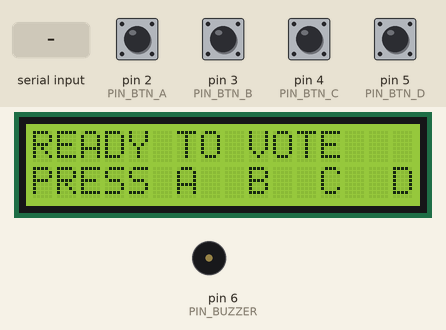
The sketch below on a simulated Arduino Mega 2560, built with avr-gcc and run on an emulated ATmega2560. On the bench: 16×2 character LCD, buzzer (waves = sounding). Inputs (shaded band) come from the test bench; at power-on: pin 2 (PIN_BTN_A), pin 3 (PIN_BTN_B), pin 4 (PIN_BTN_C), pin 5 (PIN_BTN_D) HIGH. What the sketch prints to the serial monitor is not drawn.

Above: at 2.9 s.
3.0 s: pin 2 (PIN_BTN_A) pulled LOW for 0.15 s
At 5.4 s:
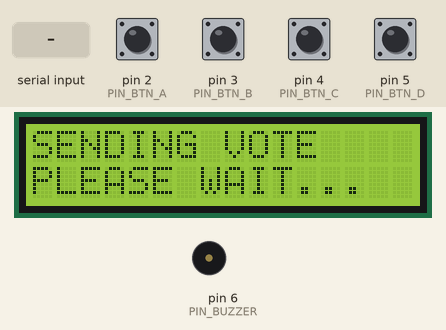
5.7 s: "SUCCESS\n" received over the second serial link
At 7.0 s:
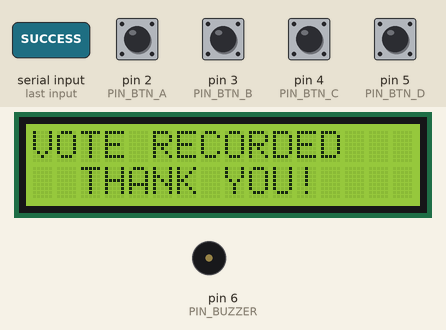
8.7 s: pin 3 (PIN_BTN_B) pulled LOW for 1 s
At 9.7 s:
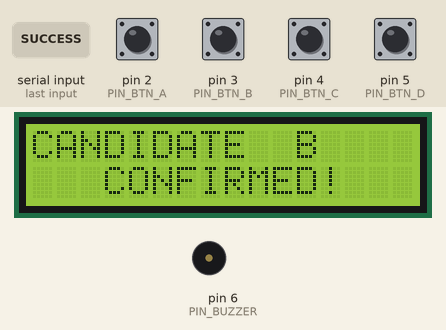
12.2 s: "DUPLICATE\n" received over the second serial link
At 13.3 s:
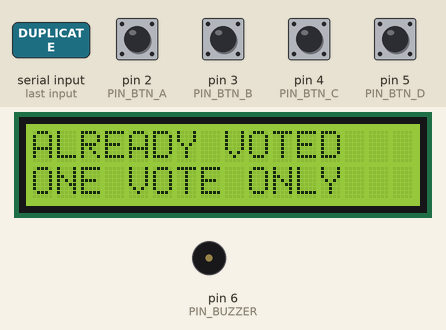
15.2 s: pin 4 (PIN_BTN_C) pulled LOW for 1 s
At 16.7 s:
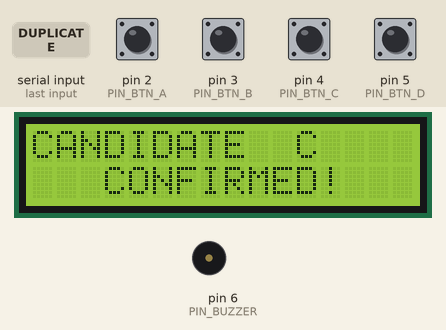
18.7 s: "BUSY\n" received over the second serial link
At 20.5 s:
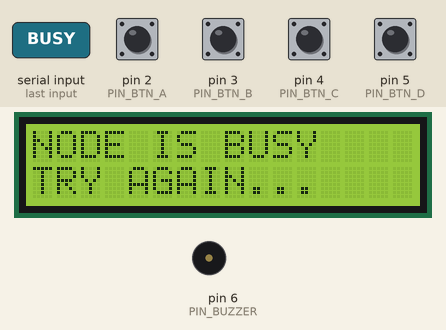
Timing chart, 0 to 22.0 s (numbered marks = the images above; inputs shaded):
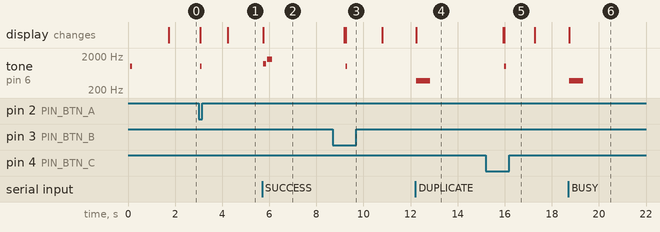

The sketch:

mega_voting_machine.ino
```cpp
/*
 ============================================================
  BLOCKCHAIN VOTING MACHINE — ARDUINO MEGA 2560
  File   : mega_voting_machine.ino
  Board  : Arduino Mega 2560  (Tools > Board > Arduino Mega)
  Author : Pavan Reddy
 ============================================================

  WHAT THIS CODE DOES
  -------------------
  1. Shows "READY TO VOTE / PRESS A B C D" on a 16×2 I2C LCD.
  2. Waits for one of 4 candidate buttons to be pressed.
  3. Confirms the selection on the LCD and beeps.
  4. Sends   "VOTE:A"  (or B / C / D)  to the ESP32 over Serial1.
  5. Waits up to 15 seconds for a reply:
       SUCCESS   → "VOTE RECORDED / THANK YOU!"
       DUPLICATE → "ALREADY VOTED / ONE VOTE ONLY"
       BUSY      → "NODE IS BUSY  / TRY AGAIN…"
       FAIL      → "SEND FAILED!  / TRY AGAIN"
       (none)    → "NO RESPONSE!  / TRY AGAIN"
  6. Returns to ready state after 3 s.

  HARDWARE CONNECTIONS
  --------------------
  Component            Mega pin
  ─────────────────────────────────────────────────────────
  Button A (to GND)    Digital  2
  Button B (to GND)    Digital  3
  Button C (to GND)    Digital  4
  Button D (to GND)    Digital  5
  Buzzer  +            Digital  6
  Buzzer  –            GND

  I2C LCD 16×2
    VCC                5V
    GND                GND
    SDA                Pin 20 (Mega hardware I2C SDA)
    SCL                Pin 21 (Mega hardware I2C SCL)
    Default address    0x27  (try 0x3F if LCD stays blank)

  ESP32 DevKit V1 ↔ Mega  (Serial1 UART)
    Mega pin 18  (TX1) → ESP32 GPIO16 (RX2)  ← use 1kΩ/2kΩ voltage divider
    Mega pin 19  (RX1) ← ESP32 GPIO17 (TX2)  ← direct (3.3 V is safe)
    Mega GND           — ESP32 GND            (shared ground is mandatory)

  NOTE: Mega TX1 is 5 V logic; ESP32 RX is 3.3 V logic.
        Voltage divider: Mega TX → 1kΩ → junction → ESP32 RX
                                              ↓
                                            2kΩ → GND

  LIBRARIES NEEDED  (Arduino IDE → Sketch → Include Library → Manage Libraries)
    • LiquidCrystal_I2C  by Frank de Brabander
    • Wire  (built-in)
 ============================================================
*/

#include <Wire.h>
#include <LiquidCrystal_I2C.h>

// ── Pin definitions ──────────────────────────────────────────
#define PIN_BTN_A      2
#define PIN_BTN_B      3
#define PIN_BTN_C      4
#define PIN_BTN_D      5
#define PIN_BUZZER     6

// Serial1 TX=18 → ESP32 GPIO16, Serial1 RX=19 ← ESP32 GPIO17

// ── Timing ───────────────────────────────────────────────────
#define DEBOUNCE_MS       30
#define ESP_TIMEOUT_MS    15000    // how long to wait for ESP32 reply
#define RESULT_DISPLAY_MS  3000   // how long to show outcome on LCD

// ── LCD ───────────────────────────────────────────────────────
LiquidCrystal_I2C lcd(0x27, 16, 2);   // change 0x27 → 0x3F if blank

// ── State machine ─────────────────────────────────────────────
enum VoteState {
  STATE_READY,
  STATE_CONFIRMED,
  STATE_SENDING,
  STATE_RESULT
};

VoteState state      = STATE_READY;
uint32_t  totalVotes = 0;    // session counter (resets on power cycle)


// ════════════════════════════════════════════════════════════
//  SETUP
// ════════════════════════════════════════════════════════════
void setup() {
  // USB debug port (open Serial Monitor at 115200)
  Serial.begin(115200);

  // Serial1 = hardware UART to ESP32
  Serial1.begin(9600);

  // LCD
  lcd.init();
  lcd.backlight();

  // Buttons — no external resistors needed with INPUT_PULLUP
  pinMode(PIN_BTN_A, INPUT_PULLUP);
  pinMode(PIN_BTN_B, INPUT_PULLUP);
  pinMode(PIN_BTN_C, INPUT_PULLUP);
  pinMode(PIN_BTN_D, INPUT_PULLUP);

  // Buzzer
  pinMode(PIN_BUZZER, OUTPUT);
  digitalWrite(PIN_BUZZER, LOW);

  // Welcome
  lcdShow("BLOCKCHAIN VOTE", "  SYSTEM READY  ");
  beepShort();
  delay(1500);

  lcdShowReady();
  Serial.println(F("[Mega] Blockchain Voting Machine online."));
  Serial.println(F("[Mega] Serial commands: RESET | STATUS"));
}


// ════════════════════════════════════════════════════════════
//  MAIN LOOP
// ════════════════════════════════════════════════════════════
void loop() {
  // ── Serial Monitor admin commands ──────────────────────────
  handleSerialAdmin();

  // ── Only scan buttons when in READY state ──────────────────
  if (state != STATE_READY) return;

  if      (digitalRead(PIN_BTN_A) == LOW)  processButtonPress('A', PIN_BTN_A);
  else if (digitalRead(PIN_BTN_B) == LOW)  processButtonPress('B', PIN_BTN_B);
  else if (digitalRead(PIN_BTN_C) == LOW)  processButtonPress('C', PIN_BTN_C);
  else if (digitalRead(PIN_BTN_D) == LOW)  processButtonPress('D', PIN_BTN_D);
}


// ════════════════════════════════════════════════════════════
//  BUTTON PRESS HANDLER
// ════════════════════════════════════════════════════════════
void processButtonPress(char candidate, int pin) {
  delay(DEBOUNCE_MS);
  if (digitalRead(pin) != LOW) return;    // reject bounce

  state = STATE_CONFIRMED;

  // Step 1 — Confirm on LCD
  lcdShow("CANDIDATE  " + String(candidate), "   CONFIRMED!   ");
  beepShort();
  waitButtonRelease(pin);
  delay(1000);

  // Step 2 — Sending state
  state = STATE_SENDING;
  lcdShow("SENDING VOTE    ", "PLEASE WAIT...  ");

  // Step 3 — Send to ESP32
  String cmd = "VOTE:" + String(candidate);
  Serial1.println(cmd);
  Serial.print(F("[Mega] Sent to ESP32: ")); Serial.println(cmd);

  // Step 4 — Wait for reply
  String reply = waitSerial1Response(ESP_TIMEOUT_MS);
  Serial.print(F("[Mega] ESP32 replied: '")); Serial.print(reply); Serial.println("'");

  // Step 5 — Show result
  state = STATE_RESULT;
  showVoteResult(reply, candidate);
  delay(RESULT_DISPLAY_MS);

  // Step 6 — Return to ready
  state = STATE_READY;
  lcdShowReady();
}


// ════════════════════════════════════════════════════════════
//  SHOW VOTE RESULT
// ════════════════════════════════════════════════════════════
void showVoteResult(const String& reply, char candidate) {
  if (reply == "SUCCESS") {
    totalVotes++;
    lcdShow("VOTE RECORDED   ", "  THANK YOU!    ");
    beepSuccess();
    Serial.print(F("[Mega] Vote for ")); Serial.print(candidate);
    Serial.print(F(" recorded. Session total: ")); Serial.println(totalVotes);

  } else if (reply == "DUPLICATE") {
    lcdShow("ALREADY VOTED   ", "ONE VOTE ONLY   ");
    beepError();
    Serial.println(F("[Mega] Duplicate vote blocked by backend."));

  } else if (reply == "BUSY") {
    lcdShow("NODE IS BUSY    ", "TRY AGAIN...    ");
    beepError();
    Serial.println(F("[Mega] ESP32 node busy or WiFi down."));

  } else if (reply == "FAIL") {
    lcdShow("SEND FAILED!    ", "TRY AGAIN       ");
    beepError();
    Serial.println(F("[Mega] Backend returned an error."));

  } else {
    lcdShow("NO RESPONSE!    ", "TRY AGAIN       ");
    beepError();
    Serial.println(F("[Mega] No reply from ESP32 within timeout."));
  }
}


// ════════════════════════════════════════════════════════════
//  ADMIN SERIAL COMMANDS  (USB Serial Monitor)
// ════════════════════════════════════════════════════════════
void handleSerialAdmin() {
  if (!Serial.available()) return;

  String cmd = Serial.readStringUntil('\n');
  cmd.trim();
  cmd.toUpperCase();

  if (cmd == "RESET") {
    state      = STATE_READY;
    totalVotes = 0;
    lcdShowReady();
    Serial.println(F("[Mega] Reset OK — voting re-enabled, counter cleared."));

  } else if (cmd == "STATUS") {
    Serial.print(F("[Mega] State: ")); Serial.print((int)state);
    Serial.print(F(" | Session votes: ")); Serial.println(totalVotes);

  } else if (cmd.length() > 0) {
    Serial.println(F("[Mega] Unknown command. Use: RESET | STATUS"));
  }
}


// ════════════════════════════════════════════════════════════
//  HELPERS
// ════════════════════════════════════════════════════════════

// LCD shortcuts
void lcdShowReady() {
  lcdShow("READY TO VOTE   ", "PRESS A  B  C  D");
}

void lcdShow(String row0, String row1) {
  lcd.clear();
  lcd.setCursor(0, 0);
  lcd.print(row0.substring(0, 16));
  lcd.setCursor(0, 1);
  lcd.print(row1.substring(0, 16));
}

// Wait for Serial1 reply, return trimmed string or "" on timeout
String waitSerial1Response(unsigned long timeoutMs) {
  unsigned long start = millis();
  while (millis() - start < timeoutMs) {
    if (Serial1.available()) {
      String s = Serial1.readStringUntil('\n');
      s.trim();
      if (s.length() > 0) return s;
    }
  }
  return "";
}

// Wait until button is released (avoid repeat triggers)
void waitButtonRelease(int pin) {
  while (digitalRead(pin) == LOW) delay(10);
  delay(50);
}

// ── Buzzer patterns ──────────────────────────────────────────
void beepShort() {
  tone(PIN_BUZZER, 1000, 80);
  delay(100);
}

void beepSuccess() {
  tone(PIN_BUZZER, 1200, 120); delay(180);
  tone(PIN_BUZZER, 1600, 200); delay(220);
}

void beepError() {
  tone(PIN_BUZZER, 380, 600);
  delay(650);
}
```

Measured:
- after the input at 3.0 s, tone on pin 6 (PIN_BUZZER): silent → 1000 Hz after 0.06 s, → silent 0.08 s later; the display: first changes after 0.06 s (image 1 shows a later state)
- after the input at 5.7 s, tone on pin 6 (PIN_BUZZER): silent → 1200 Hz at once, → silent 0.12 s later, → 1600 Hz 0.06 s later, → silent 0.20 s later; the display: changes at once (image 2)
- after the input at 8.7 s, tone on pin 6 (PIN_BUZZER): silent → 1000 Hz after 0.54 s, → silent 0.08 s later; the display: first differs from a run without the input after 0.54 s (image 3)
- after the input at 12.2 s, tone on pin 6 (PIN_BUZZER): silent → 380 Hz at once, → silent 0.60 s later; the display: changes at once (image 4)
- after the input at 15.2 s, tone on pin 6 (PIN_BUZZER): silent → 1000 Hz after 0.79 s, → silent 0.08 s later; the display: first differs from a run without the input after 0.79 s (image 5)
- after the input at 18.7 s, tone on pin 6 (PIN_BUZZER): silent → 380 Hz at once, → silent 0.60 s later; the display: changes at once (image 6)
